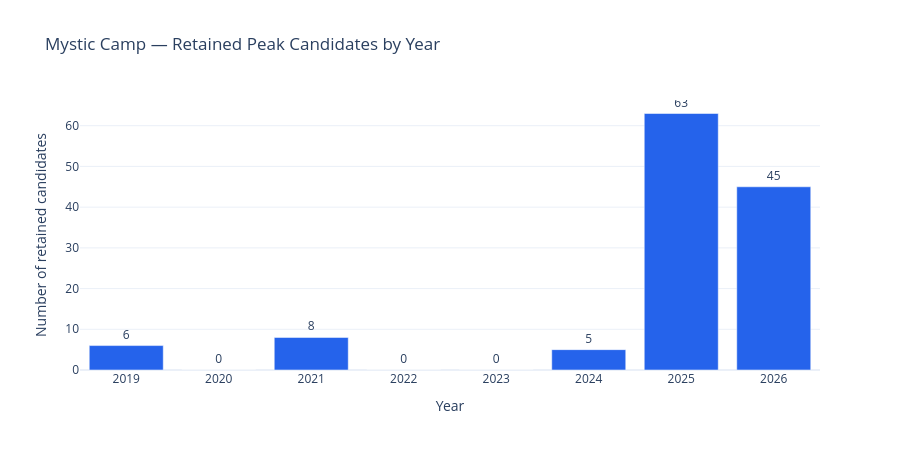
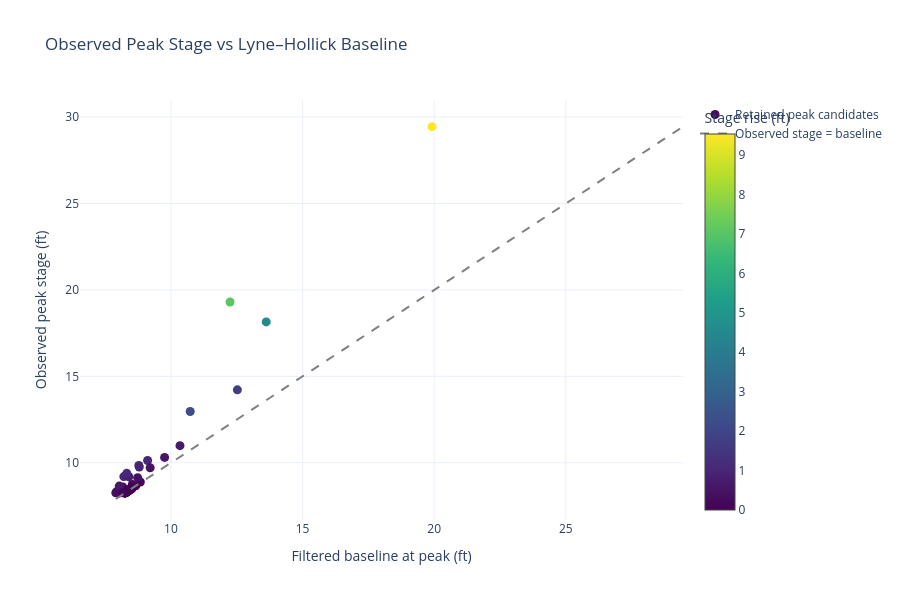

Source (notebook cell) for these figures, in order:
### Markdown cell above
This cell will analyze the number of retained peaks per year, their observed stage, and their difference from the Lyne–Hollick baseline. It will also identify peaks without baseline estimates and show an interactive Plotly visualization.

### Code cell
# ============================================================
# CELL 11 — SCIENTIFIC VALIDATION OF RETAINED PEAKS
# USGS 08165500 — Mystic Camp
# ============================================================

import numpy as np
import pandas as pd
import plotly.graph_objects as go
from IPython.display import display

# ------------------------------------------------------------
# 1. Prepare retained candidates
# ------------------------------------------------------------

validation = retained.copy()

validation["date_peak"] = pd.to_datetime(
    validation["date_peak"], utc=True
)

validation["flow_peak"] = pd.to_numeric(
    validation["flow_peak"], errors="coerce"
)

validation["baseflow_peak"] = pd.to_numeric(
    validation["baseflow_peak"], errors="coerce"
)

validation["year"] = validation["date_peak"].dt.year

# Difference between observed stage and filtered baseline.
# Missing baselines remain missing; no interpolation.

validation["stage_above_baseline_ft"] = (
    validation["flow_peak"] - validation["baseflow_peak"]
)

validation["baseline_available"] = np.isfinite(
    validation["baseflow_peak"]
)

validation = validation.sort_values(
    "date_peak"
).reset_index(drop=True)

print("=" * 70)
print("MYSTIC CAMP — RETAINED PEAK VALIDATION")
print("=" * 70)

print("Total retained candidates:", len(validation))
print(
    "Candidates with valid baseline:",
    int(validation["baseline_available"].sum())
)
print(
    "Candidates without baseline:",
    int((~validation["baseline_available"]).sum())
)

# ------------------------------------------------------------
# 2. Distribution by year
# ------------------------------------------------------------

annual = (
    validation.groupby("year")
    .agg(
        retained_peaks=("flow_peak", "size"),
        maximum_stage_ft=("flow_peak", "max"),
        median_stage_ft=("flow_peak", "median"),
        median_stage_above_baseline_ft=(
            "stage_above_baseline_ft", "median"
        ),
    )
    .reset_index()
)

# Include years with no retained candidates.
annual = (
    pd.DataFrame({"year": range(2019, 2027)})
    .merge(annual, on="year", how="left")
)

annual["retained_peaks"] = (
    annual["retained_peaks"].fillna(0).astype(int)
)

print("\nRETAINED PEAKS BY YEAR")
display(annual)

# ------------------------------------------------------------
# 3. Plot annual candidate counts
# ------------------------------------------------------------

fig_year = go.Figure()

fig_year.add_trace(
    go.Bar(
        x=annual["year"].astype(str),
        y=annual["retained_peaks"],
        text=annual["retained_peaks"],
        textposition="outside",
        marker_color="#2563eb",
        name="Retained peaks",
    )
)

fig_year.update_layout(
    title="Mystic Camp — Retained Peak Candidates by Year",
    xaxis_title="Year",
    yaxis_title="Number of retained candidates",
    template="plotly_white",
    height=450,
)

fig_year.show()

# ------------------------------------------------------------
# 4. Observed stage vs filtered baseline
# ------------------------------------------------------------

with_baseline = validation.loc[
    validation["baseline_available"]
].copy()

fig_baseline = go.Figure()

fig_baseline.add_trace(
    go.Scatter(
        x=with_baseline["baseflow_peak"],
        y=with_baseline["flow_peak"],
        mode="markers",
        name="Retained peak candidates",
        marker=dict(
            color=with_baseline["stage_above_baseline_ft"],
            colorscale="Viridis",
            showscale=True,
            colorbar=dict(
                title="Stage rise (ft)"
            ),
            size=9,
        ),
        customdata=with_baseline[
            ["date_peak"]
        ].astype(str).to_numpy(),
        hovertemplate=(
            "Date: %{customdata[0]}<br>"
            "Baseline: %{x:.3f} ft<br>"
            "Observed peak: %{y:.3f} ft<br>"
            "<extra></extra>"
        ),
    )
)

minimum = min(
    with_baseline["baseflow_peak"].min(),
    with_baseline["flow_peak"].min()
)

maximum = max(
    with_baseline["baseflow_peak"].max(),
    with_baseline["flow_peak"].max()
)

fig_baseline.add_trace(
    go.Scatter(
        x=[minimum, maximum],
        y=[minimum, maximum],
        mode="lines",
        line=dict(
            color="gray",
            dash="dash"
        ),
        name="Observed stage = baseline",
    )
)

fig_baseline.update_layout(
    title="Observed Peak Stage vs Lyne–Hollick Baseline",
    xaxis_title="Filtered baseline at peak (ft)",
    yaxis_title="Observed peak stage (ft)",
    template="plotly_white",
    height=600,
)

fig_baseline.show()

# ------------------------------------------------------------
# 5. Stage increase above baseline
# ------------------------------------------------------------

print("\nSTAGE ABOVE BASELINE STATISTICS")

if not with_baseline.empty:
    print(
        with_baseline["stage_above_baseline_ft"]
        .describe()
        .to_string()
    )
else:
    print("No valid baseline estimates.")

# ------------------------------------------------------------
# 6. Highest retained peaks
# ------------------------------------------------------------

print("\nTOP 20 RETAINED PEAKS")

top_20 = validation.sort_values(
    "flow_peak", ascending=False
).head(20)

display(
    top_20[
        [
            "date_peak",
            "flow_peak",
            "baseflow_peak",
            "stage_above_baseline_ft",
            "candidate_type",
        ]
    ]
)

# ------------------------------------------------------------
# 7. Candidates without baseline
# ------------------------------------------------------------

print("\nRETAINED CANDIDATES WITHOUT BASELINE")

missing_baseline = validation.loc[
    ~validation["baseline_available"]
]

if missing_baseline.empty:
    print("All retained candidates have baseline estimates.")
else:
    display(
        missing_baseline[
            [
                "date_peak",
                "flow_peak",
                "candidate_type",
            ]
        ]
    )

print("\nScientific validation diagnostic completed.")

### Figure 1 — Plotly figure (JSON) as saved in the notebook; plotly's stock layout.template omitted (floating-point values rounded to 4 significant figures)
{"data": [{"marker": {"color": "#2563eb"}, "name": "Retained peaks", "text": [6.0, 0.0, 8.0, 0.0, 0.0, 5.0, 63.0, 45.0], "textposition": "outside", "type": "bar", "x": ["2019", "2020", "2021", "2022", "2023", "2024", "2025", "2026"], "y": [6, 0, 8, 0, 0, 5, 63, 45]}], "layout": {"height": 450, "title": {"text": "Mystic Camp — Retained Peak Candidates by Year"}, "xaxis": {"title": {"text": "Year"}}, "yaxis": {"title": {"text": "Number of retained candidates"}}}}

### Figure 2 — Plotly figure (JSON) as saved in the notebook; plotly's stock layout.template omitted (floating-point values rounded to 4 significant figures)
{"data": [{"customdata": [["2019-03-24 23:30:00+00:00"], ["2019-05-10 01:00:00+00:00"], ["2019-05-31 12:45:00+00:00"], ["2019-06-17 13:15:00+00:00"], ["2019-08-24 11:55:00+00:00"], ["2019-08-25 02:25:00+00:00"], ["2021-05-01 20:45:00+00:00"], ["2021-07-06 00:25:00+00:00"], ["2021-07-06 10:05:00+00:00"], ["2021-07-06 10:30:00+00:00"], ["2021-07-06 10:50:00+00:00"], ["2021-07-06 11:05:00+00:00"], ["2021-07-06 13:55:00+00:00"], ["2021-07-06 18:10:00+00:00"], ["2024-07-23 13:15:00+00:00"], ["2024-07-24 00:20:00+00:00"], ["2024-07-24 03:40:00+00:00"], ["2024-07-24 14:40:00+00:00"], ["2024-09-03 12:55:00+00:00"], ["2025-07-04 09:35:00+00:00"], ["2025-07-05 20:35:00+00:00"], ["2025-07-07 00:35:00+00:00"], ["2025-07-07 06:50:00+00:00"], ["2025-07-08 18:10:00+00:00"], ["2025-07-08 20:05:00+00:00"], ["2025-07-09 00:35:00+00:00"], ["2025-07-09 03:15:00+00:00"], ["2025-07-09 05:25:00+00:00"], ["2025-07-09 08:05:00+00:00"], ["2025-07-13 15:15:00+00:00"], ["2025-07-13 18:25:00+00:00"], ["2025-07-14 00:10:00+00:00"], ["2025-07-14 23:05:00+00:00"], ["2025-07-15 17:00:00+00:00"], ["2025-07-17 17:55:00+00:00"], ["2025-07-17 18:10:00+00:00"], ["2025-07-17 18:20:00+00:00"], ["2025-07-17 19:35:00+00:00"], ["2025-07-17 21:00:00+00:00"], ["2025-07-17 22:15:00+00:00"], ["2025-07-18 15:00:00+00:00"], ["2025-07-18 15:45:00+00:00"], ["2025-07-18 22:00:00+00:00"], ["2025-07-19 00:55:00+00:00"], ["2025-07-19 01:10:00+00:00"], ["2025-07-19 09:40:00+00:00"], ["2025-07-19 14:40:00+00:00"], ["2025-07-19 14:50:00+00:00"], ["2025-07-19 15:10:00+00:00"], ["2025-07-19 15:50:00+00:00"], ["2025-07-19 16:05:00+00:00"], ["2025-07-19 16:20:00+00:00"], ["2025-07-19 16:50:00+00:00"], ["2025-07-19 19:15:00+00:00"], ["2025-07-19 19:30:00+00:00"], ["2025-07-19 21:10:00+00:00"], ["2025-07-19 21:35:00+00:00"], ["2025-07-19 22:05:00+00:00"], ["2025-07-19 22:40:00+00:00"], ["2025-07-20 06:35:00+00:00"], ["2025-07-20 13:00:00+00:00"], ["2025-07-20 13:25:00+00:00"], ["2025-07-20 13:35:00+00:00"], ["2025-07-20 13:50:00+00:00"], ["2025-07-20 14:10:00+00:00"], ["2025-07-20 14:30:00+00:00"], ["2025-07-20 14:55:00+00:00"], ["2025-07-20 15:10:00+00:00"], ["2025-07-20 15:25:00+00:00"], ["2025-07-20 15:45:00+00:00"], ["2025-07-20 19:20:00+00:00"], ["2025-07-20 19:35:00+00:00"], ["2025-07-20 19:50:00+00:00"], ["2025-07-20 20:40:00+00:00"], ["2025-07-20 20:50:00+00:00"], ["2025-07-20 21:20:00+00:00"], ["2025-07-20 22:35:00+00:00"], ["2025-07-20 22:55:00+00:00"], ["2025-07-21 00:10:00+00:00"], ["2025-08-02 22:50:00+00:00"], ["2025-11-20 14:00:00+00:00"], ["2026-04-21 07:20:00+00:00"], ["2026-05-20 04:10:00+00:00"], ["2026-07-14 06:15:00+00:00"], ["2026-07-16 08:30:00+00:00"], ["2026-07-16 14:20:00+00:00"], ["2026-07-17 00:00:00+00:00"], ["2026-07-17 14:25:00+00:00"], ["2026-07-19 14:10:00+00:00"], ["2026-07-19 17:15:00+00:00"], ["2026-07-19 18:30:00+00:00"], ["2026-07-19 18:50:00+00:00"], ["2026-07-19 20:25:00+00:00"], ["2026-07-20 02:20:00+00:00"], ["2026-07-20 07:55:00+00:00"], ["2026-07-20 08:25:00+00:00"], ["2026-07-20 09:25:00+00:00"], ["2026-07-20 10:25:00+00:00"], ["2026-07-20 12:05:00+00:00"], ["2026-07-20 12:20:00+00:00"], ["2026-07-20 14:15:00+00:00"], ["2026-07-20 14:30:00+00:00"], ["2026-07-20 15:05:00+00:00"], ["2026-07-20 15:25:00+00:00"], ["2026-07-20 19:45:00+00:00"], ["2026-07-20 20:35:00+00:00"], ["2026-07-20 20:55:00+00:00"], ["2026-07-20 21:05:00+00:00"], ["2026-07-20 23:00:00+00:00"], ["2026-07-20 23:10:00+00:00"], ["2026-07-20 23:20:00+00:00"], ["2026-07-21 05:15:00+00:00"], ["2026-07-21 05:25:00+00:00"], ["2026-07-21 05:50:00+00:00"], ["2026-07-21 06:30:00+00:00"], ["2026-07-21 06:50:00+00:00"], ["2026-07-21 12:55:00+00:00"], ["2026-07-21 13:15:00+00:00"], ["2026-07-21 13:40:00+00:00"], ["2026-07-21 14:05:00+00:00"], ["2026-07-21 15:25:00+00:00"], ["2026-07-21 17:30:00+00:00"], ["2026-07-21 18:20:00+00:00"], ["2026-07-21 18:40:00+00:00"], ["2026-07-21 18:50:00+00:00"], ["2026-07-24 22:45:00+00:00"]], "hovertemplate": "Date: %{customdata[0]}<br>Baseline: %{x:.3f} ft<br>Observed peak: %{y:.3f} ft<br><extra></extra>", "marker": {"color": [0.2986, 0.9876, 0.1932, 0.2326, 0.3889, 0.4282, 1.069, 0.7867, 0.02087, 0.02197, 0.0008858, 0.00757, 1.143e-05, 0.03284, 0.2492, 0.08223, 0.9524, 0.007978, 0.2736, 9.533, 0.05383, 1.017, 0.4999, 0.0, 0.02063, 0.009263, 0.001916, 0.001843, 0.003486, 0.008055, 0.2172, 0.4049, 2.238, 0.5503, 0.00245, 0.004136, 0.00526, 0.003658, 0.003068, 0.001231, 0.007135, 0.009021, 0.009376, 0.00126, 0.002275, 0.001222, 0.004573, 0.005017, 0.00591, 0.007734, 0.008433, 0.009137, 0.01055, 0.007637, 0.0084, 0.003578, 0.004885, 0.006466, 0.008315, 0.0004178, 0.003275, 0.004081, 0.004404, 0.00489, 0.005539, 0.006185, 0.006986, 0.007469, 0.007955, 0.00861, 0.005871, 0.006404, 0.006941, 0.008798, 0.009182, 0.01034, 0.003288, 0.004083, 0.007027, 1.067, 0.3901, 0.2187, 0.3553, 0.6144, 7.055, 4.531, 1.697, 0.6466, 0.003028, 0.002703, 0.0003273, 0.002318, 0.001543, 0.001503, 0.00484, 0.006862, 0.00089, 0.00492, 0.001785, 0.00281, 0.0004485, 0.00141, 0.003616, 0.004864, 0.0007382, 0.003736, 0.004937, 0.005538, 0.002355, 0.002935, 0.003514, 0.0018, 0.002269, 0.003435, 0.005307, 0.006252, 0.00324, 0.004163, 0.005306, 0.006449, 0.01007, 0.005873, 0.008297, 0.009269, 0.009758, 0.09379], "colorbar": {"title": {"text": "Stage rise (ft)"}}, "colorscale": [[0, "#440154"], [0.1111, "#482878"], [0.2222, "#3e4989"], [0.3333, "#31688e"], [0.4444, "#26828e"], [0.5556, "#1f9e89"], [0.6667, "#35b779"], [0.7778, "#6ece58"], [0.8889, "#b5de2b"], [1, "#fde725"]], "showscale": true, "size": 9}, "mode": "markers", "name": "Retained peak candidates", "type": "scatter", "x": [7.961, 8.212, 8.067, 8.047, 8.141, 8.172, 8.781, 8.403, 8.419, 8.408, 8.399, 8.392, 8.32, 8.227, 8.021, 8.558, 8.798, 8.662, 8.146, 19.92, 8.836, 9.113, 9.21, 8.37, 8.309, 8.291, 8.278, 8.268, 8.257, 8.382, 8.533, 8.735, 10.73, 9.76, 8.518, 8.516, 8.515, 8.506, 8.497, 8.489, 8.413, 8.411, 8.391, 8.379, 8.378, 8.349, 8.335, 8.335, 8.334, 8.332, 8.332, 8.331, 8.329, 8.322, 8.322, 8.316, 8.315, 8.314, 8.312, 8.29, 8.277, 8.276, 8.276, 8.275, 8.274, 8.274, 8.273, 8.273, 8.272, 8.271, 8.264, 8.264, 8.263, 8.261, 8.261, 8.26, 8.257, 8.256, 8.253, 8.323, 7.93, 8.071, 7.905, 8.036, 12.24, 13.62, 12.52, 10.34, 8.457, 8.437, 8.43, 8.428, 8.418, 8.388, 8.365, 8.363, 8.359, 8.355, 8.348, 8.347, 8.34, 8.339, 8.336, 8.335, 8.319, 8.316, 8.315, 8.314, 8.308, 8.307, 8.306, 8.288, 8.288, 8.287, 8.285, 8.284, 8.267, 8.266, 8.265, 8.264, 8.26, 8.254, 8.252, 8.251, 8.25, 8.166], "y": [8.26, 9.2, 8.26, 8.28, 8.53, 8.6, 9.85, 9.19, 8.44, 8.43, 8.4, 8.4, 8.32, 8.26, 8.27, 8.64, 9.75, 8.67, 8.42, 29.45, 8.89, 10.13, 9.71, 8.37, 8.33, 8.3, 8.28, 8.27, 8.26, 8.39, 8.75, 9.14, 12.97, 10.31, 8.52, 8.52, 8.52, 8.51, 8.5, 8.49, 8.42, 8.42, 8.4, 8.38, 8.38, 8.35, 8.34, 8.34, 8.34, 8.34, 8.34, 8.34, 8.34, 8.33, 8.33, 8.32, 8.32, 8.32, 8.32, 8.29, 8.28, 8.28, 8.28, 8.28, 8.28, 8.28, 8.28, 8.28, 8.28, 8.28, 8.27, 8.27, 8.27, 8.27, 8.27, 8.27, 8.26, 8.26, 8.26, 9.39, 8.32, 8.29, 8.26, 8.65, 19.3, 18.15, 14.22, 10.99, 8.46, 8.44, 8.43, 8.43, 8.42, 8.39, 8.37, 8.37, 8.36, 8.36, 8.35, 8.35, 8.34, 8.34, 8.34, 8.34, 8.32, 8.32, 8.32, 8.32, 8.31, 8.31, 8.31, 8.29, 8.29, 8.29, 8.29, 8.29, 8.27, 8.27, 8.27, 8.27, 8.27, 8.26, 8.26, 8.26, 8.26, 8.26]}, {"line": {"color": "gray", "dash": "dash"}, "mode": "lines", "name": "Observed stage = baseline", "type": "scatter", "x": [7.905, 29.45], "y": [7.905, 29.45]}], "layout": {"height": 600, "title": {"text": "Observed Peak Stage vs Lyne–Hollick Baseline"}, "xaxis": {"title": {"text": "Filtered baseline at peak (ft)"}}, "yaxis": {"title": {"text": "Observed peak stage (ft)"}}}}
